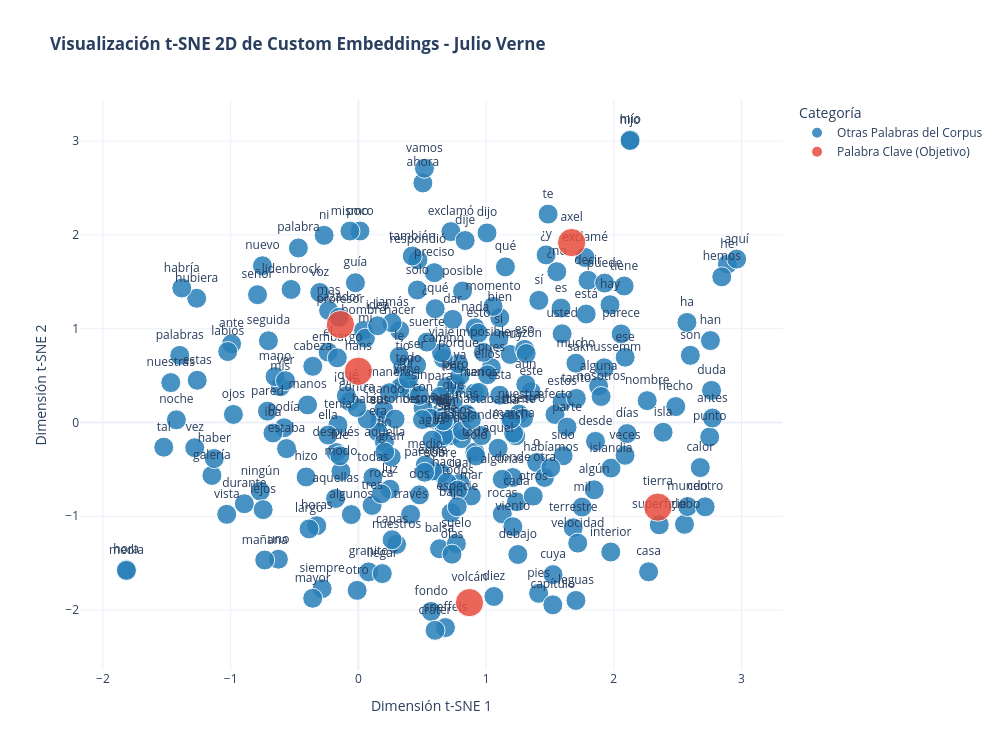

The code cell stored with this chart in its notebook:
### Markdown cell above
### 6.1. Proyección t-SNE en 2 dimensiones

Primero se realiza una reducción a dos dimensiones. Se utiliza MAX_WORDS = 250 para obtener una representación que permita observar los agrupamientos sin sobrecargar excesivamente el gráfico.

### Code cell
vocab_words = list(model.wv.key_to_index.keys())

MAX_WORDS = 250

top_n = min(MAX_WORDS, len(vocab_words))
words_to_plot = vocab_words[:top_n]

# Asegurar que las palabras objetivo estén incluidas
for tw in target_words:
    if tw in model.wv and tw not in words_to_plot:
        words_to_plot.append(tw)

vectors = np.array([model.wv[w] for w in words_to_plot])

# t-SNE 2D
tsne_2d = TSNE(
    n_components=2,
    random_state=42,
    perplexity=min(30, len(words_to_plot) - 1),
    max_iter=1000
)

coords_2d = tsne_2d.fit_transform(vectors)

df_2d = pd.DataFrame({
    'word': words_to_plot,
    'x': coords_2d[:, 0],
    'y': coords_2d[:, 1],
    'is_target': [w in target_words for w in words_to_plot]
})

df_2d['color'] = df_2d['is_target'].map({
    True: 'Palabra Clave (Objetivo)',
    False: 'Otras Palabras del Corpus'
})

df_2d['size'] = df_2d['is_target'].map({
    True: 16,
    False: 8
})

fig_2d = px.scatter(
    df_2d,
    x='x',
    y='y',
    text='word',
    color='color',
    size='size',
    color_discrete_map={
        'Palabra Clave (Objetivo)': '#e74c3c',
        'Otras Palabras del Corpus': '#2980b9'
    },
    title='<b>Visualización t-SNE 2D de Custom Embeddings - Julio Verne</b>',
    labels={
        'x': 'Dimensión t-SNE 1',
        'y': 'Dimensión t-SNE 2'
    }
)

fig_2d.update_traces(
    textposition='top center',
    marker=dict(opacity=0.85)
)

fig_2d.update_layout(
    height=750,
    width=1000,
    template='plotly_white',
    legend_title_text='Categoría'
)

fig_2d.show()

### Figure 1 — Plotly figure (JSON) as saved in the notebook; plotly's stock layout.template omitted (floating-point values rounded to 4 significant figures; data arrays with more than 128 entries replaced by an {"elided": "..."} marker saying what was removed)
{"data": [{"hovertemplate": "color=Otras Palabras del Corpus<br>Dimensión t-SNE 1=%{x}<br>Dimensión t-SNE 2=%{y}<br>size=%{marker.size}<br>word=%{text}<extra></extra>", "legendgroup": "Otras Palabras del Corpus", "marker": {"color": "#2980b9", "opacity": 0.85, "size": {"elided": "246 int values"}, "sizemode": "area", "sizeref": 0.04, "symbol": "circle"}, "mode": "markers+text", "name": "Otras Palabras del Corpus", "orientation": "v", "showlegend": true, "text": {"elided": "246 str values"}, "textposition": "top center", "type": "scatter", "x": {"elided": "246 float values"}, "xaxis": "x", "y": {"elided": "246 float values"}, "yaxis": "y"}, {"hovertemplate": "color=Palabra Clave (Objetivo)<br>Dimensión t-SNE 1=%{x}<br>Dimensión t-SNE 2=%{y}<br>size=%{marker.size}<br>word=%{text}<extra></extra>", "legendgroup": "Palabra Clave (Objetivo)", "marker": {"color": "#e74c3c", "opacity": 0.85, "size": [16, 16, 16, 16, 16], "sizemode": "area", "sizeref": 0.04, "symbol": "circle"}, "mode": "markers+text", "name": "Palabra Clave (Objetivo)", "orientation": "v", "showlegend": true, "text": ["profesor", "hans", "tierra", "axel", "volcán"], "textposition": "top center", "type": "scatter", "x": [-0.1405, 1.116e-05, 2.345, 1.67, 0.8699], "xaxis": "x", "y": [1.044, 0.5464, -0.903, 1.918, -1.921], "yaxis": "y"}], "layout": {"height": 750, "legend": {"itemsizing": "constant", "title": {"text": "Categoría"}, "tracegroupgap": 0}, "title": {"text": "<b>Visualización t-SNE 2D de Custom Embeddings - Julio Verne</b>"}, "width": 1000, "xaxis": {"anchor": "y", "domain": [0, 1], "title": {"text": "Dimensión t-SNE 1"}}, "yaxis": {"anchor": "x", "domain": [0, 1], "title": {"text": "Dimensión t-SNE 2"}}}}
